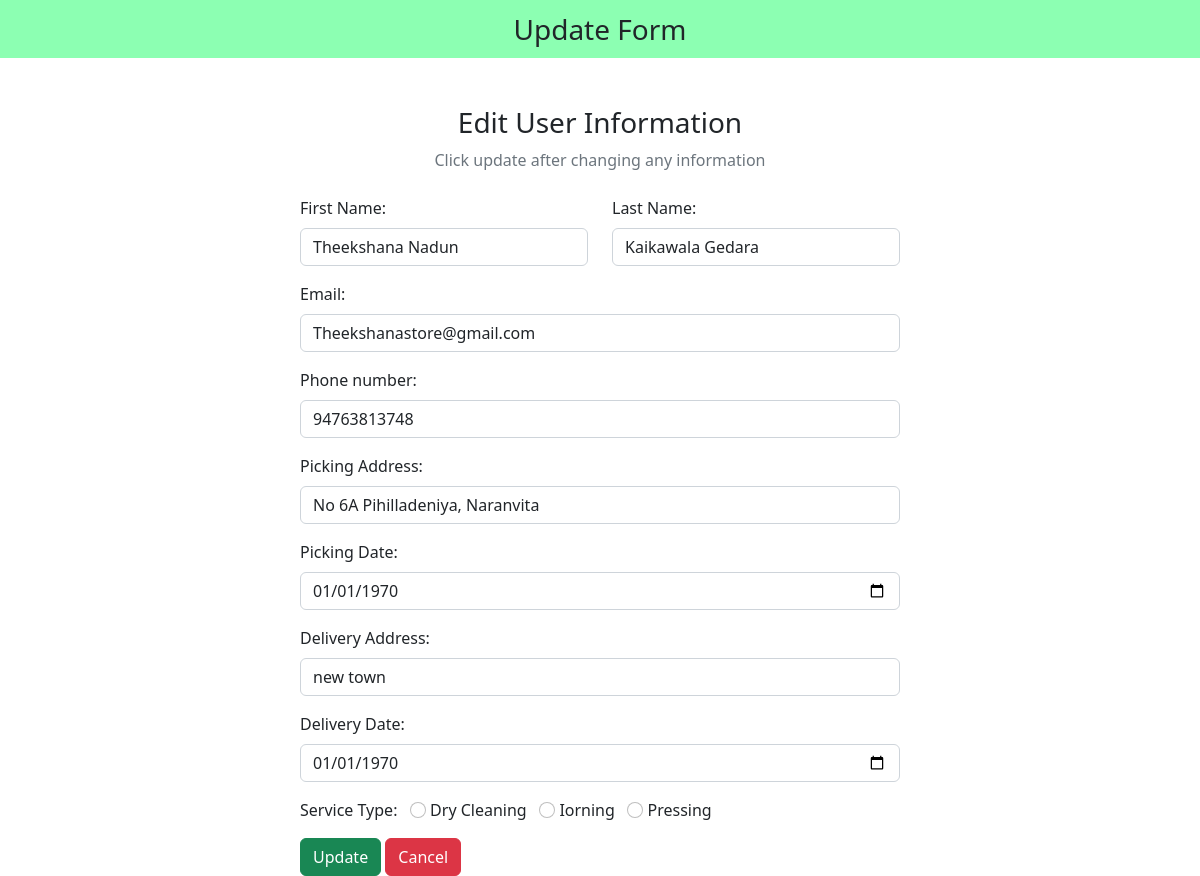
The app's page /edit.php?id=4 with its own data.
### tables this page shows
CREATE TABLE `orders` (
  `oid` int(11) NOT NULL,
  `cfname` varchar(25) NOT NULL,
  `clname` varchar(25) NOT NULL,
  `tpnumber` varchar(50) NOT NULL,
  `email` varchar(50) NOT NULL,
  `paddress` varchar(220) NOT NULL,
  `pdate` date NOT NULL,
  `daddress` varchar(220) NOT NULL,
  `ddate` date NOT NULL,
  `cservices` varchar(50) NOT NULL
);

### edit.php (the view, shortened to what this page needs)
<?php
include "db_conn.php";
$id = $_GET["id"];
?>
<!DOCTYPE html>
<html lang="en">
<head>
  <link href="https://cdn.jsdelivr.net/npm/bootstrap@5.2.3/dist/css/bootstrap.min.css" rel="stylesheet">
  <link rel="stylesheet" href="https://cdnjs.cloudflare.com/ajax/libs/font-awesome/6.4.0/css/all.min.css" />
</head>
<body>
  <nav class="navbar navbar-light justify-content-center fs-3 mb-5" style="background-color: #00ff5573;">
    Update Form
  </nav>
  <div class="container">
    <div class="text-center mb-4">
      <h3>Edit User Information</h3>
      <p class="text-muted">Click update after changing any information</p>
    </div>
    <?php
    $sql = "SELECT * FROM `orders` WHERE oid = $id LIMIT 1";
    $result = mysqli_query($conn, $sql);
    $row = mysqli_fetch_assoc($result);
    ?>
    <div class="container d-flex justify-content-center">
      <form action="" method="post" style="width:50vw; min-width:300px;">
        <div class="row mb-3">
          <div class="col">
            <label class="form-label">First Name:</label>
            <input type="text" class="form-control" name="first_name" value="<?php echo $row['cfname'] ?>">
          </div>
          <div class="col">
            <label class="form-label">Last Name:</label>
            <input type="text" class="form-control" name="last_name" value="<?php echo $row['clname'] ?>">
          </div>
        </div>
        <div class="mb-3">
          <label class="form-label">Email:</label>
          <input type="email" class="form-control" name="email" value="<?php echo $row['email'] ?>">
        </div>
        <div class="mb-3">
          <label class="form-label">Phone number:</label>
          <input type="phone" class="form-control" name="tpnumber" value="<?php echo $row['tpnumber'] ?>">
        </div>
        <div class="mb-3">
          <label class="form-label">Picking Address:</label>
          <input type="text" class="form-control" name="paddress" value="<?php echo $row['paddress'] ?>">
        </div>
        <div class="mb-3">
          <label class="form-label">Picking Date:</label>
          <input type="date" class="form-control" name="pdate" value="<?php echo $row['pdate'] ?>">
        </div>
        <div class="mb-3">
          <label class="form-label">Delivery Address:</label>
          <input type="text" class="form-control" name="daddress" value="<?php echo $row['daddress'] ?>">
        </div>
        <div class="mb-3">
          <label class="form-label">Delivery Date:</label>
          <input type="date" class="form-control" name="ddate" value="<?php echo $row['ddate'] ?>">
        </div>
        <div class="form-group mb-3">
          <label>Service Type:</label>
          <input type="radio" class="form-check-input" name="cservices" id="dry_cleaning" value="Dry_Cleaning," <?php echo ($row["cservices"] == 'Dry_Cleaning,') ? "checked" : ""; ?>>
          <label for="Dry_Cleaning," class="form-input-label">Dry Cleaning</label>
          <input type="radio" class="form-check-input" name="cservices" id="iorning" value="Iorning" <?php echo ($row["cservices"] == 'Iorning') ? "checked" : ""; ?>>
          <label for="Iorning" class="form-input-label">Iorning</label>
          <input type="radio" class="form-check-input" name="cservices" id="pressing" value="Pressing" <?php echo ($row["cservices"] == 'Pressing') ? "checked" : ""; ?>>
          <label for="Pressing" class="form-input-label">Pressing</label>
        </div>
        <div>
          <button type="submit" class="btn btn-success" name="submit">Update</button>
          <a href="index.php" class="btn btn-danger">Cancel</a>
        </div>
      </form>
    </div>
  </div>
</body>
</html>

### records on screen
orders: first_name "Theekshana Nadun", last_name "Kaikawala Gedara", email "Theekshanastore@gmail.com", tpnumber "94763813748", paddress "No 6A Pihilladeniya, Naranvita", pdate "01/01/1970", daddress "new town", ddate "01/01/1970"
